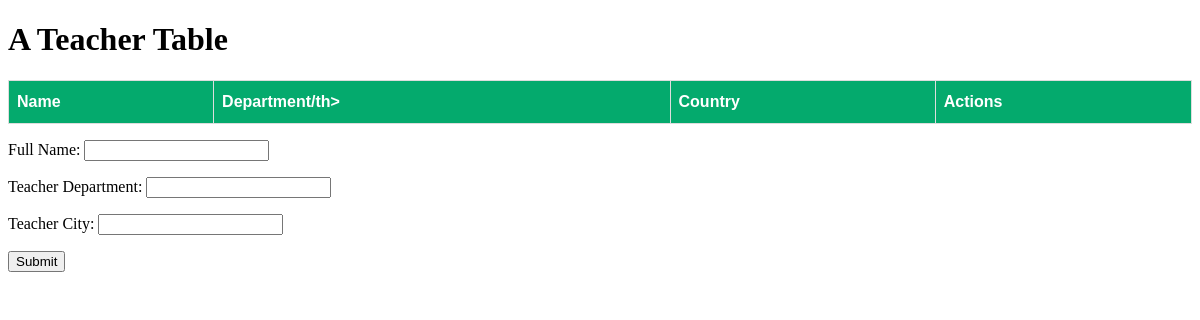
/myTeacher/, run on an earlier commit of the app's database.
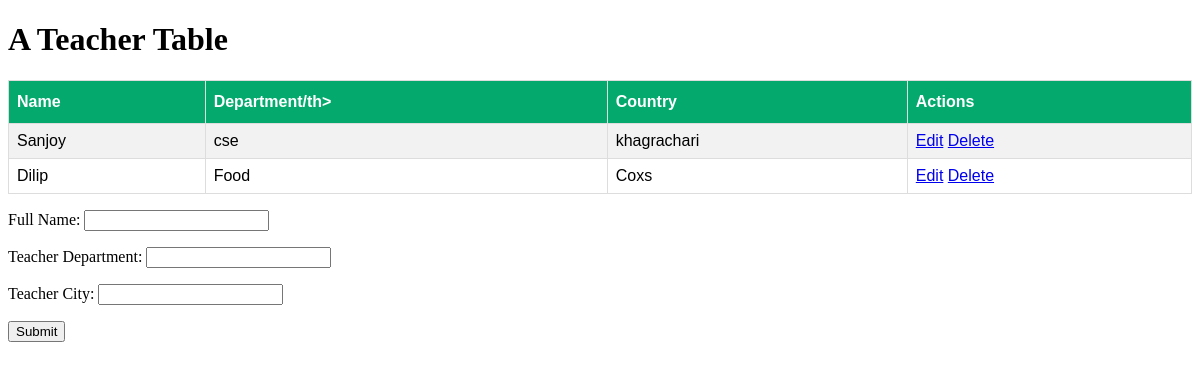
And on a later commit of the database.
### myApp/models.py (models this page shows, shortened)
class Teacher_Model(models.Model):
    Name=models.CharField(max_length=100)
    Department=models.CharField(max_length=100)
    City=models.CharField(max_length=100)

### myProject/views.py (the view)
# urls.py: path('myTeacher/',views.myTeacher,name="myTeacher"),
def myTeacher(request):
    teacher=Teacher_Model.objects.all()
    teacherForm=Teacher_Form()
    if request.method == 'POST':
        teacherForm=Teacher_Form(request.POST)
        if teacherForm.is_valid():
            teacherForm.save()
            return redirect("myTeacher")
    return render(request,'teacher.html',{'form':teacherForm,'teacher':teacher})

### myProject/forms.py
class Teacher_Form(forms.ModelForm):
    class Meta:
        model=Teacher_Model
        fields = ['Name', 'Department', 'City']
        labels = {
            'Name': 'Full Name',
            'Department': 'Teacher Department',
            'City': 'Teacher City',
        }

### template/teacher.html (shortened to what this page needs)
<!DOCTYPE html>
<html>
<head>
</head>
<body>
<h1>A Teacher Table</h1>
<table id="customers">
  <tr>
    <th>Name</th>
    <th>Department/th>
    <th>Country</th>
    <th>Actions</th>
  </tr>
  {% for i in teacher %}
  <tr>
    <td>{{i.Name}}</td>
    <td>{{i.Department}}</td>
    <td>{{i.City}}</td>
    <td>
        <a href=" {% url 'editTeacher' i.id %} ">Edit</a>
        <a href=" {% url 'deleteTeacher' i.id %} ">Delete</a>
    </td>
  </tr>
  {% endfor %}
</table>
<form action="" method="POST">
<table>
    {{form.as_p}}
</table>
<input type="submit",value="submit">
</form>
</body>
</html>

### template/teacher.html (style rules this page uses)
#customers { font-family: Arial, Helvetica, sans-serif; border-collapse: collapse; width: 100%; }
#customers td, #customers th { border: 1px solid #ddd; padding: 8px; }
#customers tr:nth-child(even) { background-color: #f2f2f2; }
#customers th { padding-top: 12px; padding-bottom: 12px; text-align: left; background-color: #04AA6D; color: white; }

What changed in the data, as far as the page shows it:
added Teacher_Model: Name "Sanjoy", Department "cse", City "khagrachari"
added Teacher_Model: Name "Dilip", Department "Food", City "Coxs"
